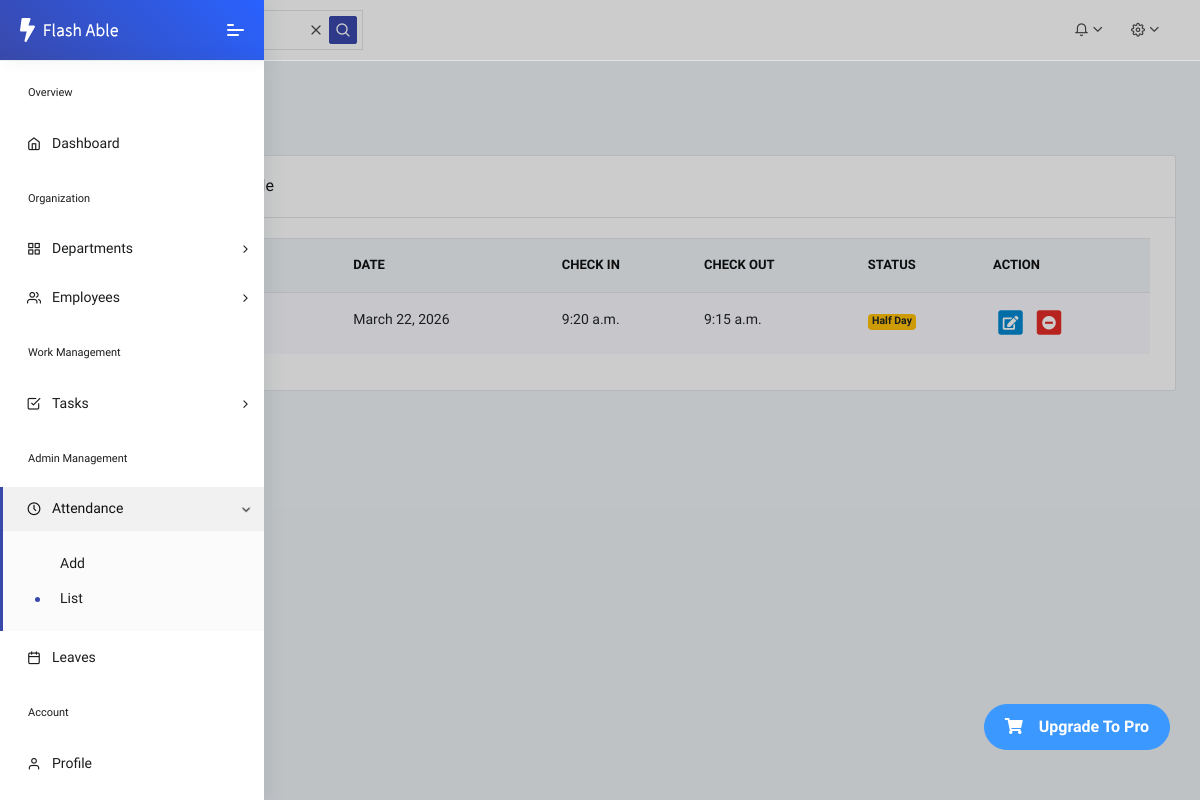
Before: /list_attendance/ with the older database file.
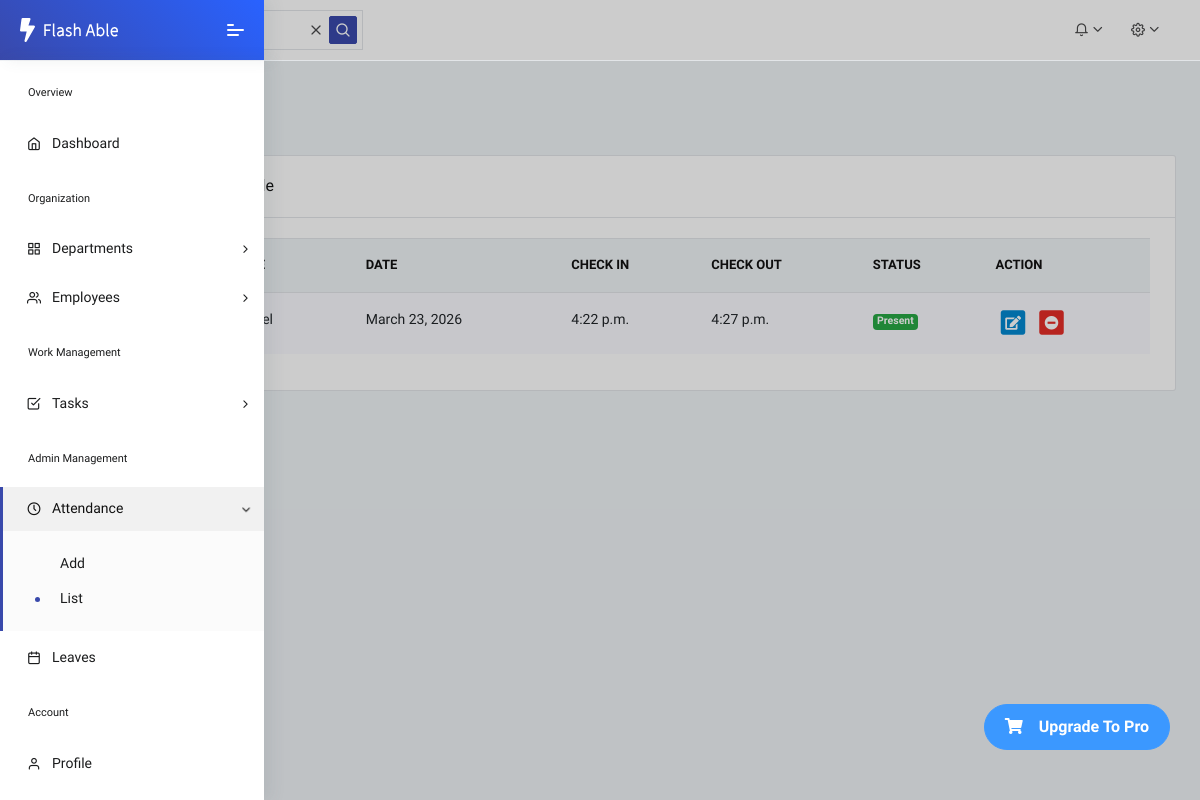
After: the same page with the newer database file.
### core/models.py (models this page shows, shortened)
class Attendance(models.Model):
    STATUS = [
        ("Present", "Present"),
        ("Absent", "Absent"),
        ("Half Day", "Half Day"),
    ]
    employee = models.ForeignKey(User, on_delete=models.CASCADE)
    date = models.DateField()
    check_in = models.TimeField(null=True, blank=True)
    check_out = models.TimeField(null=True, blank=True)
    status = models.CharField(max_length=20, choices=STATUS)
    class Meta:
        unique_together = ['employee', 'date']

### core/views.py (the view)
# urls.py: path('list_attendance/',  views.list_attendance, name='list-attendance'),
def list_attendance(request):
    attendance = Attendance.objects.select_related('employee').all().order_by('-date')
    context = {
        'attendance' : attendance
    }
    return render(request, 'attendance/Attendance_list.html',context)

### core/templates/attendance/Attendance_list.html (shortened to what the changed rows need)
{% extends 'dashboard/Admin_Dashboard.html' %}
{% load static %}
{% block mein %}
 <div class="pcoded-main-container">
    <div class="pcoded-wrapper">
        <div class="pcoded-content">
            <div class="pcoded-inner-content">
                <div class="main-body">
                    <div class="page-wrapper">
                        <div class="row">
                            <div class="col-xl-12">
                                <div class="card">
                                    <div class="card-body table-border-style">
                                        <div class="table-responsive">
                                            <table class="table table-striped">
                                                <thead>
                                                    <tr>
                                                        <th>#</th>
                                                        <th>Employee</th>
                                                        <th>Date</th>
                                                        <th>Check In</th>
                                                        <th>Check Out</th>
                                                        <th>Status</th>
                                                        <th>Action</th>
                                                    </tr>
                                                </thead>
                                                <tbody>
                                                    {% for att in attendance %}
                                                    <tr>
                                                        <td>{{att.id}}</td>
                                                        <td>{{att.employee.username}}</td>
                                                        <td>{{att.date}}</td>
                                                        <td>{{att.check_in |default:'--'}}</td>
                                                        <td>{{att.check_out|default:'--'}}</td>
                                                        <td>
                                                            {% if att.status == "Present" %}
                                                            <span class="badge badge-success fw-bold">Present</span>
                                                            {% elif att.status == "Absent" %}
                                                            <span class="badge badge-danger fw-bold">Absent</span>
                                                            {% else %}
                                                            <span class="badge badge-warning fw-bold">Half Day</span>
                                                            {% endif %}
                                                        </td>
                                                        <td>
                                                            <a href="{% url 'edit-attendance' pk=att.id %}" class="table-link  text-info">
                                                                <span class="fa-stack">
                                                                    <i class="fa fa-square fa-stack-2x"></i>
                                                                    <i class="fa fa-edit fa-stack-1x fa-inverse"></i>
                                                                </span>
                                                            </a>
                                                            <a href="{% url 'delete-attendance' pk=att.id %}" class="table-link text-danger">
                                                                <span class="fa-stack">
                                                                    <i class="fa fa-square fa-stack-2x"></i>
                                                                    <i class="fa fa-minus-circle fa-stack-1x fa-inverse"></i>
                                                                </span>
                                                            </a>
                                                        </td>
                                                    </tr>
                                                    {% endfor %}
                                                </tbody>
                                            </table>
                                        </div>
                                    </div>
                                </div>
                            </div>
                        </div>
                    </div>
                </div>
            </div>
        </div>
    </div>
</div>
{% endblock %}

Changed rows visible on the page:
removed Attendance: date "March 22, 2026", check_in "9:20 a.m.", check_out "9:15 a.m.", status "Half Day"
added Attendance: date "March 23, 2026", check_in "4:22 p.m.", check_out "4:27 p.m.", status "Present"
